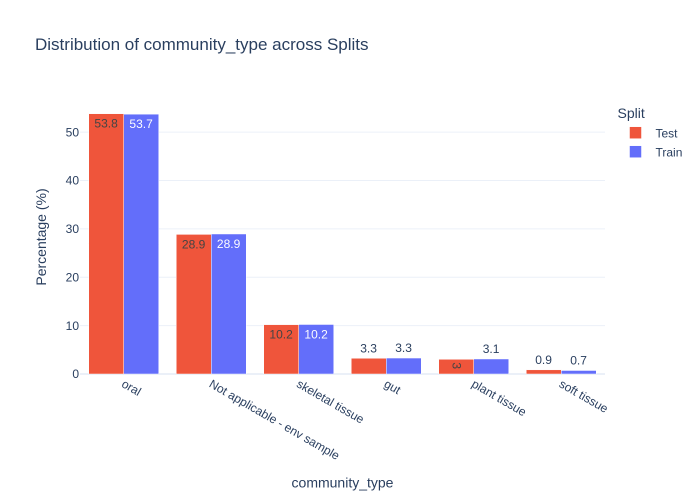
#> input picture paper/figures/data_distribution/distribution_community_type_splits.png, 1400 x 1000 px, found by its file name (shown at 1/2 size)
$ python 01_data_split_figure.py
#> lines starting #> are read from the running program, lines starting #| are printed output that depends on the picture
#!/usr/bin/env python3
"""
Generate data split validation figure (2x2 grid, 3 data panels + world map).

Output: paper/figures/sup_03_data_split_validation.png
"""
import logging
from pathlib import Path
from PIL import Image

logging.basicConfig(level=logging.INFO)
logger = logging.getLogger(__name__)

def main():
    fdir = Path("paper/figures/data_distribution")
    output = Path("paper/figures/sup_03_data_split_validation.png")
    output.parent.mkdir(parents=True, exist_ok=True)

    # Load all 4 panels (no labels as per user request)
    a = Image.open(fdir / "distribution_community_type_splits.png")
#> a is the input picture: PIL image 1400x1000 RGBA; mean R, G, B, A 244.6, 238.1, 243.9, 255
    b = Image.open(fdir / "distribution_publication_year_splits.png")
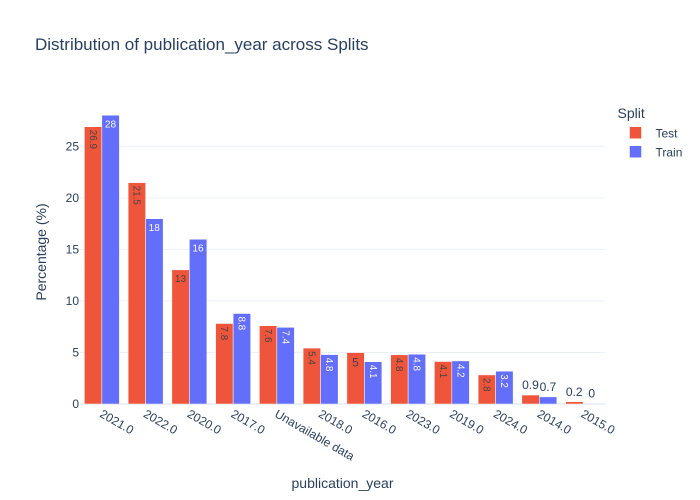
#> input picture paper/figures/data_distribution/distribution_publication_year_splits.png, 1400 x 1000 px, found by its file name (shown at 1/2 size)
#> b is the input picture: PIL image 1400x1000 RGBA; mean R, G, B, A 244.1, 237.3, 243.3, 255
    c = Image.open(fdir / "distribution_unitig_size_gb_splits.png")
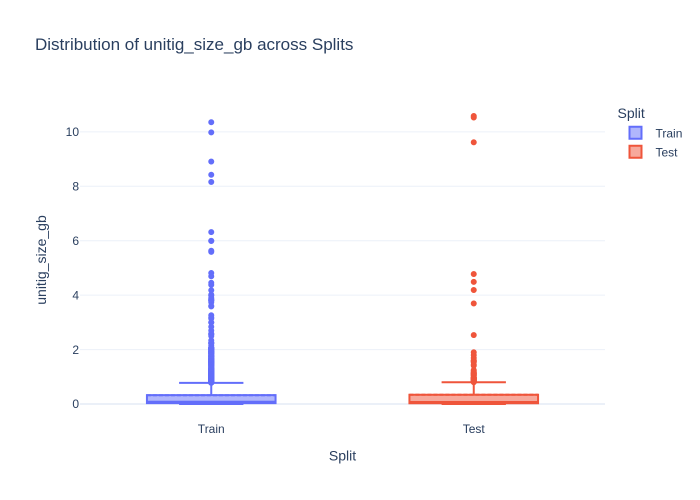
#> input picture paper/figures/data_distribution/distribution_unitig_size_gb_splits.png, 1400 x 1000 px, found by its file name (shown at 1/2 size)
#> c is the input picture: PIL image 1400x1000 RGBA; mean R, G, B, A 252.6, 252, 253, 255
    d = Image.open(fdir / "splits_world_map.png")
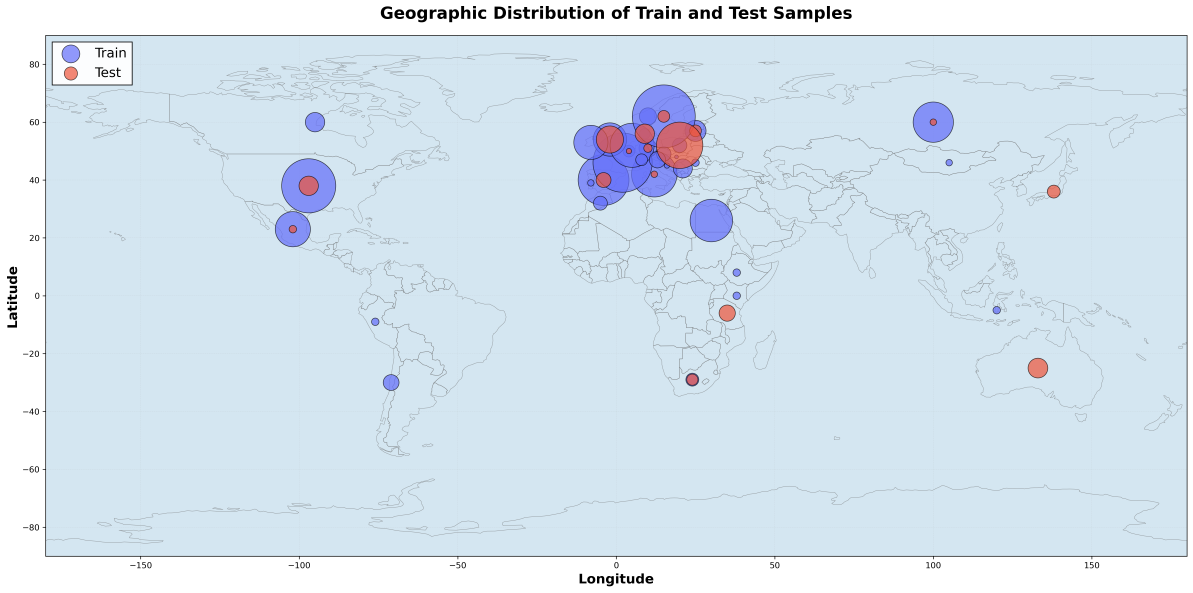
#> input picture paper/figures/data_distribution/splits_world_map.png, 5964 x 2961 px, found by its file name (shown at 1/5 size)
#> d is the input picture: PIL image 5964x2961 RGBA; mean R, G, B, A 214, 228, 238.9, 255

    # Resize to same size
    mw = max(a.width, b.width, c.width, d.width)
#> mw = 5964
    mh = max(a.height, b.height, c.height, d.height)
#> mh = 2961
    a = a.resize((mw, mh), Image.Resampling.LANCZOS)
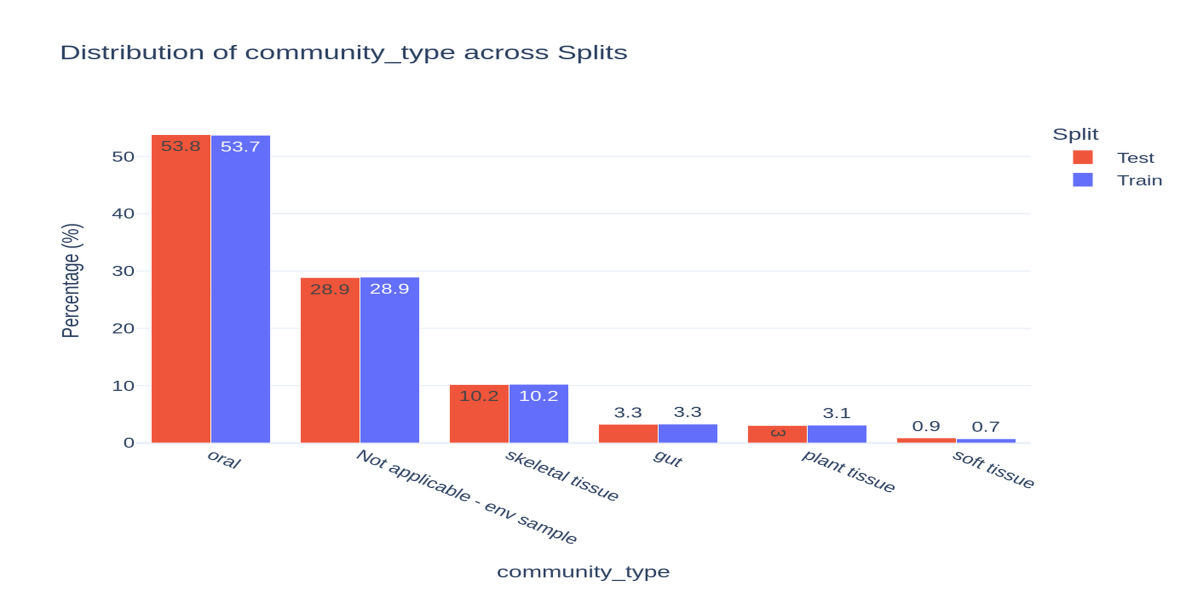
#> a: PIL image 5964x2961 RGBA (shown at 1/5 size); mean R, G, B, A 244.5, 238, 243.8, 255
    b = b.resize((mw, mh), Image.Resampling.LANCZOS)
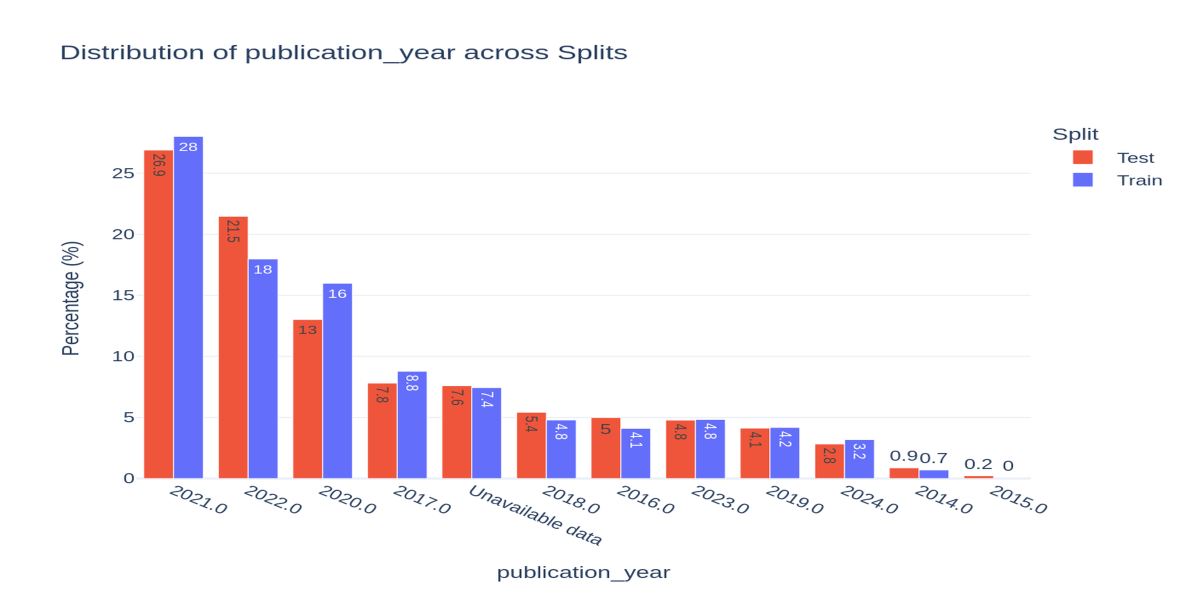
#> b: PIL image 5964x2961 RGBA (shown at 1/5 size); mean R, G, B, A 244, 237.2, 243.3, 255
    c = c.resize((mw, mh), Image.Resampling.LANCZOS)
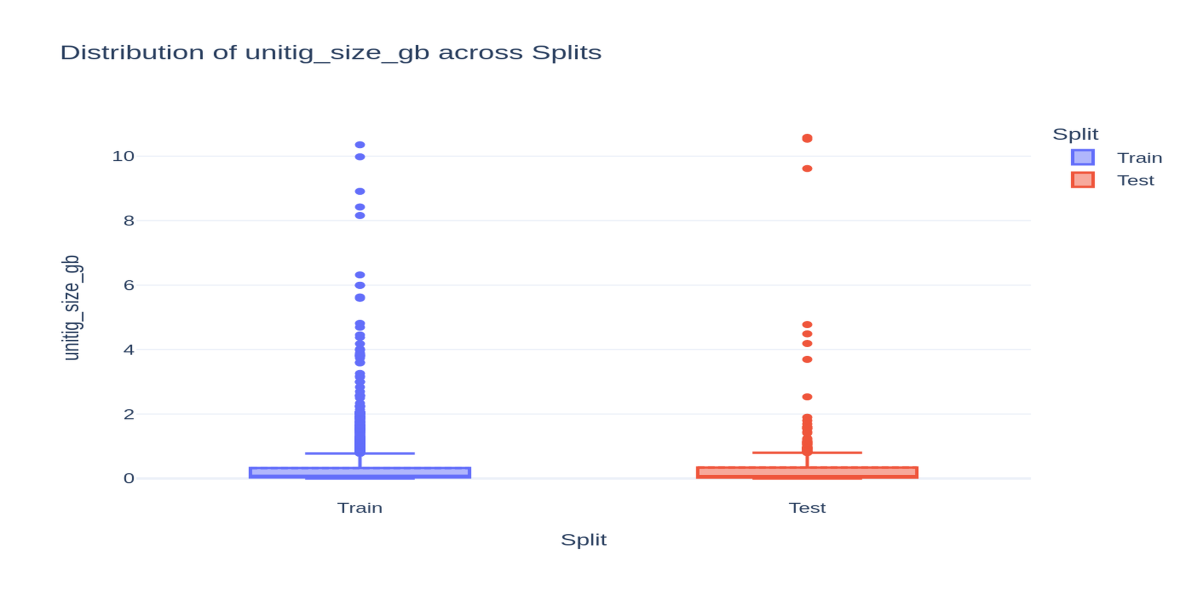
#> c: PIL image 5964x2961 RGBA (shown at 1/5 size); mean R, G, B, A 252.5, 252, 253, 255
    d = d.resize((mw, mh), Image.Resampling.LANCZOS)

    # Create 2x2 grid
    grid = Image.new('RGB', (mw*2, mh*2), (255, 255, 255))
#> grid: PIL image 11928x5922 RGB; every value is 255
    grid.paste(a, (0, 0))
    grid.paste(b, (mw, 0))
    grid.paste(c, (0, mh))
    grid.paste(d, (mw, mh))
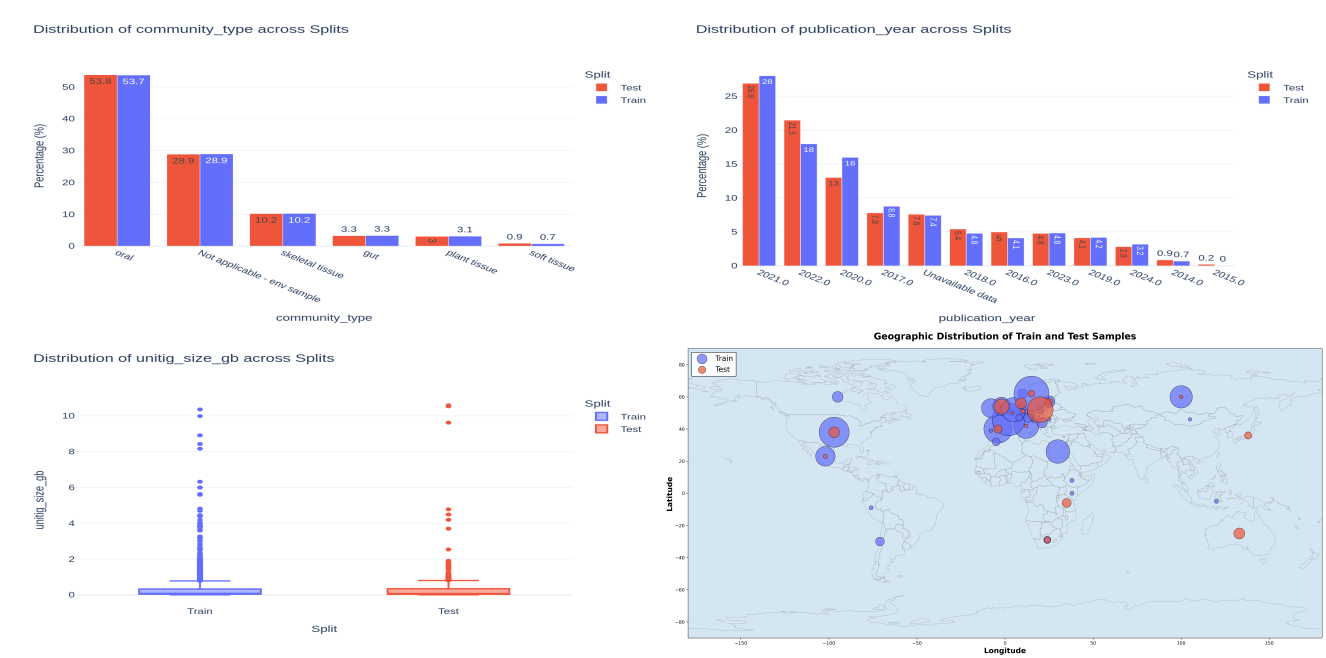
#> grid: PIL image 11928x5922 RGB (shown at 1/9 size); mean R, G, B 238.8, 238.8, 244.7

    grid.save(output, dpi=(300, 300))
    logger.info(f"✓ Saved: {output} ({grid.width}x{grid.height})")

if __name__ == "__main__":
    main()
